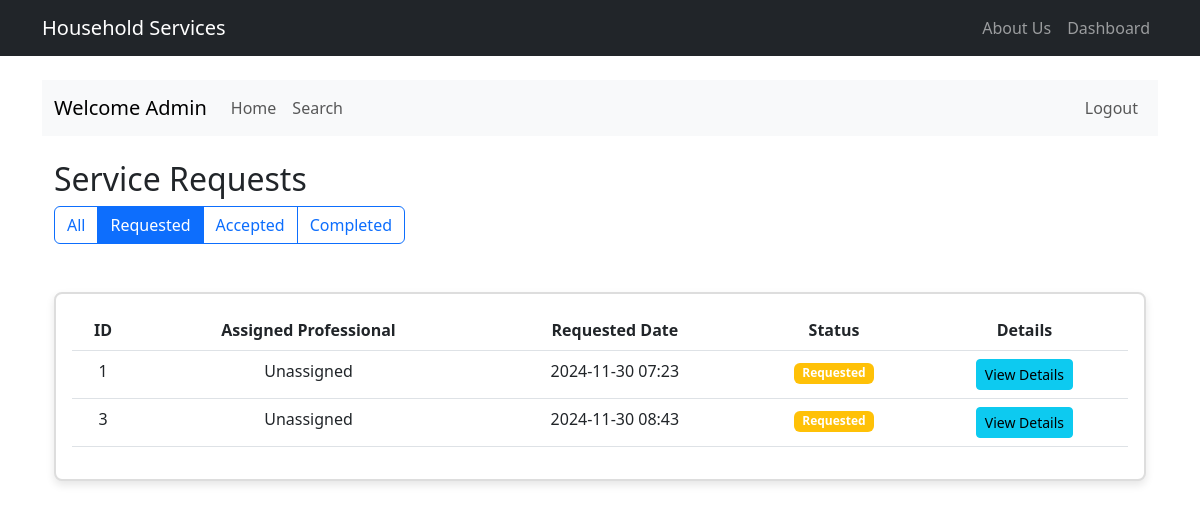
Page /admin/service-requests?status=requested (signed in) on the committed database.
### model.py (models this page shows, shortened)
class ServiceRequest(db.Model):
    id = db.Column(db.Integer, primary_key=True)
    service_id = db.Column(db.Integer, db.ForeignKey('service.id'), nullable=False)
    customer_id = db.Column(db.Integer, db.ForeignKey('customer.id'), nullable=False)
    professional_id = db.Column(db.Integer, db.ForeignKey('service_professional.id'))
    date_of_request = db.Column(db.DateTime, default=datetime.utcnow, nullable=False)
    date_of_completion = db.Column(db.DateTime)
    status = db.Column(db.String(20), default='requested')  # requested, accepted, in_progress, completed, cancelled
    remarks = db.Column(db.Text)
    rating = db.Column(db.Integer)  # 1-5 rating
    review = db.Column(db.Text)
    service = db.relationship('Service', backref='requests')
    preferred_date = db.Column(db.Date, nullable=False)
    preferred_time = db.Column(db.Time, nullable=False)
    address = db.Column(db.String(200), nullable=False)
    pincode = db.Column(db.String(10), nullable=False)
    description = db.Column(db.Text)
    sub_service_id = db.Column(db.Integer, db.ForeignKey('sub_service.id'))
    sub_service = db.relationship('SubService', backref='requests')

### routes.py (the view)
@app.route('/admin/service-requests')
@login_required
def manage_service_requests():
    if current_user.type != 'admin':
        flash('Access denied. Admin privileges required.', 'danger')
        return redirect(url_for('dashboard'))
    status_filter = request.args.get('status', 'all')
    if status_filter == 'all':
        requests = ServiceRequest.query.all()
    else:
        requests = ServiceRequest.query.filter_by(status=status_filter).all()
    return render_template('admin/service_requests.html', requests=requests, current_filter=status_filter)

### app.py (called while the page is built)
@login_manager.user_loader
def load_user(user_id):
    return User.query.get(int(user_id))

### templates/admin/service_requests.html (shortened to what this page needs)
{% extends "main.html" %}
{% block admin_content %}
<div class="container">
    <div class="row mb-4">
        <div class="col-md-12">
            <h2>Service Requests</h2>
            <div class="btn-group mb-3">
                <a href="{{ url_for('manage_service_requests', status='all') }}"
                   class="btn btn-outline-primary {% if current_filter == 'all' %}active{% endif %}">All</a>
                <a href="{{ url_for('manage_service_requests', status='requested') }}"
                   class="btn btn-outline-primary {% if current_filter == 'requested' %}active{% endif %}">Requested</a>
                <a href="{{ url_for('manage_service_requests', status='accepted') }}"
                   class="btn btn-outline-primary {% if current_filter == 'accepted' %}active{% endif %}">Accepted</a>
                <a href="{{ url_for('manage_service_requests', status='completed') }}"
                   class="btn btn-outline-primary {% if current_filter == 'completed' %}active{% endif %}">Completed</a>
            </div>
        </div>
    </div>
    <div class="card">
        <div class="card-body">
            <table class="table">
                <thead>
                    <tr>
                        <th>ID</th>
                        <th>Assigned Professional</th>
                        <th>Requested Date</th>
                        <th>Status</th>
                        <th>Details</th>
                    </tr>
                </thead>
                <tbody>
                    {% for request in requests %}
                    <tr>
                        <td>{{ request.id }}</td>
                        <td>{{ request.professional.name if request.professional else 'Unassigned' }}</td>
                        <td>{{ request.date_of_request.strftime('%Y-%m-%d %H:%M') }}</td>
                        <td>
                            <span class="badge bg-{{ {
                                'requested': 'warning',
                                'accepted': 'primary',
                                'completed': 'success'
                            }[request.status] }}">
                                {{ request.status.title() }}
                            </span>
                        </td>
                        <td>
                            <button class="btn btn-sm btn-info" data-bs-toggle="modal" data-bs-target="#requestModal{{ request.id }}">
                                View Details
                            </button>
                        </td>
                    </tr>
                    {% endfor %}
                </tbody>
            </table>
        </div>
    </div>
</div>
{% endblock %}

### static/css/style.css (style rules this page uses)
.card { box-shadow: 0 0 10px rgba(0,0,0,0.1); margin-top: 2rem; }
.card-body { padding: 2rem; }
.card { border: 2px solid #ddd; border-radius: 8px; box-shadow: 0 4px 8px rgba(0, 0, 0, 0.1); transition: transform 0.2s, box-shadow 0.2s; overflow: hidden; }
.card-body { padding: 16px; text-align: center; }

### rows in the picture
ServiceRequest: id "1", professional "Unassigned", date_of_request "2024-11-30 07:23", status "Requested"
ServiceRequest: id "3", professional "Unassigned", date_of_request "2024-11-30 08:43", status "Requested"
